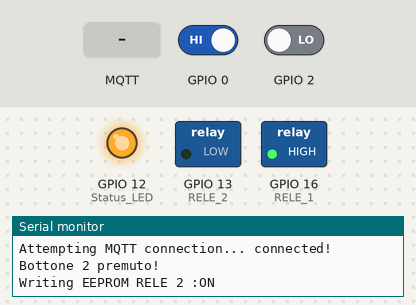
A sketch run on a simulated ESP8266 (NodeMCU). Shown: switched loads named in the sketch (green lamp = pin HIGH), output pins drawn as LEDs (lit = HIGH), the last lines printed to the serial monitor. The test bench sets the inputs (shaded band); at power-on: GPIO 2 LOW, GPIO 0 HIGH. WiFi joins after 1.5 s; servers stay silent unless stated; uploads are accepted with an empty reply; EEPROM starts erased; no MQTT or app messages arrive unless stated; names the files do not define were given values by the test bench: MQTT_port = 1883.

Above: at 3.1 s.
3.2 s: GPIO 2 driven HIGH
At 3.7 s:
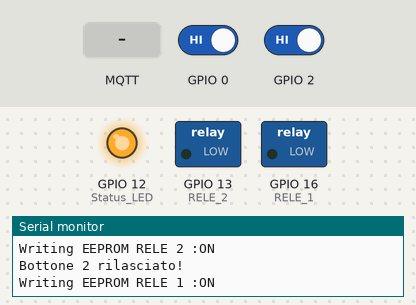
4.7 s: GPIO 2 driven LOW
At 5.5 s:
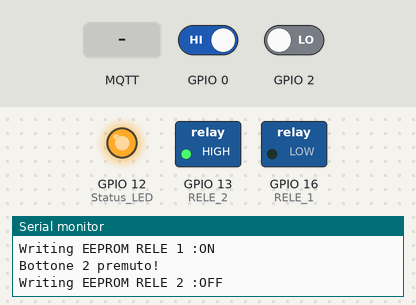
6.3 s: MQTT message "1" arrives on the first subscribed topic
7.8 s: MQTT message "o" arrives on the first subscribed topic
9.3 s: GPIO 0 driven LOW
At 10.2 s:
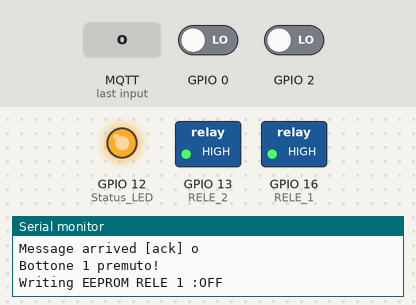
10.9 s: GPIO 0 driven HIGH
At 11.9 s:
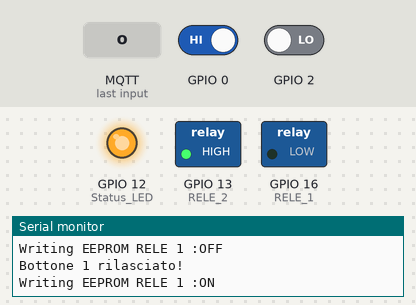
Timing chart, 0 to 13.4 s (numbered marks = the images above; inputs shaded):
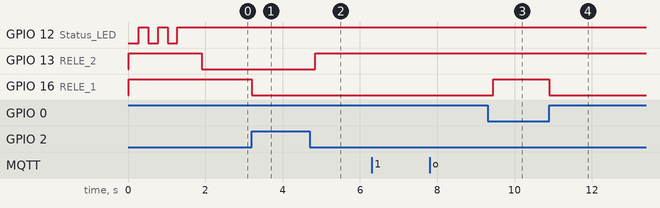

The sketch:

SmartHome_interruttore.ino
```cpp
/*
  SmartHome interruttore V 1.0

  Comandi da inviare al topic "Interruttore_Topic":
  1on           -> comando ON 1
  1off          -> comando OFF 1
  2on           -> comando ON 2
  2off          -> comando OFF 2
  stato         -> restituisce sul topic ACK lo stato dei relè
  reset         -> pulisce la memoria EEPROM e resetta l'ESC
*/

#include <ESP8266WiFi.h>
#include <PubSubClient.h>
#include <TPush.h>
#include <EEPROM.h>

// MQTT server
const char* ssid          = "WIFI SSID";          // WIFI SSID
const char* password      = "WIFI password";      // WIFI password
const char* mqtt_server   = "MQTT server";        // MQTT server
const char* mqtt_user     = "MQTT user";          // MQTT user
const char* mqtt_password = "MQTT password";      // MQTT password
const int   mqtt_port     =  MQTT_port;           // MQTT port

// DEBUG
#define DEBUG                                     // Commentare questa riga per disabilitare il SERIAL DEBUG

// HARDWARE
//#define ESP01                                     // Commentare l'hardware non corrente
#define NODEMCU                                   // Commentare l'hardware non corrente
//#define ELECTRODRAGON                             // Commentare l'hardware non corrente

// Tipo nodo
#define TIPO_NODO         "INT"                   // "TAP"->tapparella "TEM"->temperatura "INT"->interruttore

// MQTT topic
#define Interruttore_Topic  "interruttore_1"        // Interruttore_Topic
#define ACK_Topic           "ack"                 // ACK_Topic

// TEMPI
#define MAX_RET_WIFI                20            // Indica per quante volte ritenta di connettersi al WIFI
#define MAX_RET_MQTT                3             // Indica per quante volte ritenta di connettersi al server MQTT
#define TEMPO_REFRESH_CONNESSIONE   60000         // Indica il timeout di refresh della connessione (60000=1 min.)
#define TEMPO_CLICK_ON              150           // Indica il tempo minimo di pressione bottone
#define TEMPO_CLICK_OFF             100           // Indica il tempo minimo di rilascio bottone
#define TEMPO_RELE                  200           // Indica il tempo tra una commutazione RELE e la successiva

// GPIO
#if defined(ESP01)
#define Flag_inversione_RELE        1             // Inversione del segnale di uscita RELE       (0=normale - 1=invertito)
#define Flag_inversione_Status_LED  1             // Inversione del segnale di uscita Status_LED (0=normale - 1=invertito)
#define Status_LED                  4             // BUILTIN_LED : nodemcu->GPIO16 - ESP01->GPIO1(TX)
#define RELE_1                      0             // RELE 1
#define RELE_2                      2             // RELE 2
#define BOTTONE_1                   1             // Pulsante 1
#define BOTTONE_2                   3             // Pulsante 2
#endif
#if defined(NODEMCU)
#define Flag_inversione_RELE        1             // Inversione del segnale di uscita RELE       (0=normale - 1=invertito)
#define Flag_inversione_Status_LED  0             // Inversione del segnale di uscita Status_LED (0=normale - 1=invertito)
#define Status_LED                  12            // BUILTIN_LED : nodemcu->GPIO16 - ESP01->GPIO1(TX)
#define RELE_1                      16            // RELE 1
#define RELE_2                      13            // RELE 2
#define BOTTONE_1                   0             // Pulsante 1
#define BOTTONE_2                   2             // Pulsante 2
#endif
#if defined(ELECTRODRAGON)
#define Flag_inversione_RELE        1             // Inversione del segnale di uscita RELE       (0=normale - 1=invertito)
#define Flag_inversione_Status_LED  1             // Inversione del segnale di uscita Status_LED (0=normale - 1=invertito)
#define Status_LED                  16            // BUILTIN_LED : nodemcu->GPIO16 - ESP01->GPIO1(TX)
#define RELE_1                      12            // RELE 1
#define RELE_2                      13            // RELE 2
#define BOTTONE_1                   0             // Pulsante 1
#define BOTTONE_2                   2             // Pulsante 2
#endif

// VARIABILI
uint8_t       mac[6];                             // MAC ADDRESS
long          TEMPO_MAX = 10000;                  // Indica per quanto tempo la tapparella può restare in azione (in millisecondi)
int           t = 0;                              // Usata per intercettare il rilascio del pulsante

WiFiClient espClient;
PubSubClient client(espClient);
TPush Bottone1, Bottone2, TIMER;

void setup() {
#if defined(DEBUG)
  Serial.begin(115200);
#endif
  Serial.println();
  Serial.println(" ***** SmartHome interruttore *****");
  Serial.println("Status_LED = GPIO" + String(Status_LED));
  Serial.println("RELE 1     = GPIO" + String(RELE_1));
  Serial.println("RELE 2     = GPIO" + String(RELE_2));
  Serial.println("BOTTONE 1  = GPIO" + String(BOTTONE_1));
  Serial.println("BOTTONE 2  = GPIO" + String(BOTTONE_2));

  // Inizializza EEPROM
  EEPROM.begin(512);
  delay(10);

  // Inizializza Status_LED
  pinMode(Status_LED, OUTPUT);
  digitalWrite(Status_LED, 0 ^ Flag_inversione_Status_LED);

  // Inizializza GPIO
  pinMode(RELE_1, OUTPUT);
  digitalWrite(RELE_1, EEPROM_read_rele1() ^ Flag_inversione_RELE);
  pinMode(RELE_2, OUTPUT);
  digitalWrite(RELE_2, EEPROM_read_rele2() ^ Flag_inversione_RELE);
  Bottone1.setUp(BOTTONE_1, LOW);
  Bottone2.setUp(BOTTONE_2, LOW);

  // Inizializza connessioni
  client.setServer(mqtt_server, mqtt_port);
  client.setCallback(callback);
  setup_wifi();
  reconnect();

}

void setup_wifi() {
  int i = 0;
  delay(10);
  Serial.print("Connecting to ");
  Serial.print(ssid);
  Serial.print(" ");
  WiFi.mode(WIFI_STA);
  WiFi.begin(ssid, password);
  while ((WiFi.status() != WL_CONNECTED) and i < MAX_RET_WIFI) {
    ++i;
    Serial.print(".");
    digitalWrite(Status_LED, 0 ^ Flag_inversione_Status_LED);
    delay(250);
    digitalWrite(Status_LED, 1 ^ Flag_inversione_Status_LED);
    delay(250);
  }
  if (WiFi.status() != WL_CONNECTED) {
    Serial.println("  NOT connected!");
  }
  else {
    Serial.println("  connected!");
  }
  Serial.print("Local  IP   : ");
  Serial.println(WiFi.localIP());
  //  Serial.print("SoftAP IP   : ");
  //  Serial.println(WiFi.softAPIP());
  Serial.print("MAC address : ");
  WiFi.macAddress(mac);
  Serial.println(macToStr(mac));
  digitalWrite(Status_LED, 1 ^ Flag_inversione_Status_LED);
}

void reconnect() {
  int i = 0;
  String clientName = "ESP8266Client-";
  clientName += macToStr(mac);
  while (!client.connected() and i < MAX_RET_MQTT) {
    ++i;
    Serial.print("MQTT Client : ");
    Serial.println(clientName);
    Serial.print("Attempting MQTT connection... ");
    if (client.connect(string2char(clientName), mqtt_user, mqtt_password)) {
      Serial.println("connected!");
      String payload = macToStr(mac);
      payload += " start at ";
      payload += getTime();
      client.publish(ACK_Topic, (char*) payload.c_str());     // Pubblica su ACK_Topic -> MAC + " start at " + time
      delay(50);
      Send_ACK();
      client.subscribe(ACK_Topic);                            // Sottoscrivi ACK_Topic
      client.subscribe(Interruttore_Topic);                     // Sottoscrivi Interruttore_Topic
    }
    else {
      Serial.print("failed, rc = ");
      Serial.println(client.state());
    }
  }
}

void Send_ACK() {
  String payload = macToStr(mac);
  payload += " alive! ";
  payload += TIPO_NODO;
  payload += " ";
  payload += Interruttore_Topic;
  client.publish(ACK_Topic, (char*) payload.c_str());     // Pubblica su ACK_Topic -> MAC + " alive! " TIPO_NODO + " " + Interruttore_Topic
}

void callback(char* topic, byte* message, unsigned int length) {
  Serial.print("Message arrived [");
  Serial.print(topic);
  Serial.print("] ");
  for (int i = 0; i < length; i++) {
    Serial.print((char)message[i]);
  }
  Serial.println();
  digitalWrite(Status_LED, 0 ^ Flag_inversione_Status_LED);
  String payload;
  if (String(topic) == Interruttore_Topic) {                                              // se arriva il comando sul topic "Interruttore_Topic"
    if ((char)message[0] == '1' & (char)message[1] == 'o' & (char)message[2] == 'n') {    // Topic "interruttore" = "1on"
      digitalWrite(RELE_1, 1 ^ Flag_inversione_RELE);                                     // Accendo il RELE 1
      delay(TEMPO_RELE);                                                                  // Aspetto
      EEPROM_write_rele1();
    }
    if ((char)message[0] == '1' & (char)message[1] == 'o' & (char)message[2] == 'f' &
        (char)message[3] == 'f') {                                                        // Topic "interruttore" = "1off"
      digitalWrite(RELE_1, 0 ^ Flag_inversione_RELE);                                     // Spengo il RELE 1
      delay(TEMPO_RELE);                                                                  // Aspetto
      EEPROM_write_rele1();
    }
    if ((char)message[0] == '2' & (char)message[1] == 'o' & (char)message[2] == 'n') {    // Topic "interruttore" = "2on"
      digitalWrite(RELE_2, 1 ^ Flag_inversione_RELE);                                     // Accendo il RELE 2
      delay(TEMPO_RELE);                                                                  // Aspetto
      EEPROM_write_rele2();
    }
    if ((char)message[0] == '2' & (char)message[1] == 'o' & (char)message[2] == 'f' &
        (char)message[3] == 'f') {                                                        // Topic "interruttore" = "2off"
      digitalWrite(RELE_2, 0 ^ Flag_inversione_RELE);                                     // Spengo il RELE 2
      delay(TEMPO_RELE);                                                                  // Aspetto
      EEPROM_write_rele2();
    }

    if ((char)message[0] == 's' & (char)message[1] == 't' & (char)message[2] == 'a' &
        (char)message[3] == 't' & (char)message[4] == 'o' ) {                             // Topic "interruttore" = "stato"
      payload = macToStr(mac);
      payload += " RELE1=";
      if (digitalRead(RELE_1) ^ Flag_inversione_RELE == true ) payload += "ON";
      if (digitalRead(RELE_1) ^ Flag_inversione_RELE == false ) payload += "OFF";
      payload += " RELE2=";
      if (digitalRead(RELE_2) ^ Flag_inversione_RELE == true ) payload += "ON";
      if (digitalRead(RELE_2) ^ Flag_inversione_RELE == false) payload += "OFF";
      client.publish(ACK_Topic, (char*) payload.c_str());
      delay(100);
    }
    if ((char)message[0] == 'r' & (char)message[1] == 'e' & (char)message[2] == 's' &
        (char)message[3] == 'e' & (char)message[4] == 't' ) {                             // Topic "interruttore" = "reset"
      EEPROM_clear_reset();
    }
  }
  if (String(topic) == ACK_Topic) {                                                       // se arriva il comando sul topic "ACK"
    if ((char)message[0] == 'a' & (char)message[1] == 'c' & (char)message[2] == 'k' ) {   // Topic "ack" = "ack"
      Send_ACK();
      delay(100);
    }
  }
  digitalWrite(Status_LED, 1 ^ Flag_inversione_Status_LED);
}

void loop() {
  if (TIMER.Wait(TEMPO_REFRESH_CONNESSIONE)) {
    Serial.println("Timer -> check connections");
    if (WiFi.status() != WL_CONNECTED) {
      setup_wifi();
    }
    if (!client.connected()) {
      reconnect();
    }
  }
  if (Bottone1.Click(TEMPO_CLICK_ON)) {                                // Bottone 1 premuto!
    Serial.println("Bottone 1 premuto!");
    digitalWrite(RELE_1, digitalRead(RELE_1) ^ Flag_inversione_RELE);
    EEPROM_write_rele1();
    delay(TEMPO_RELE);
  }
  if (Bottone2.Click(TEMPO_CLICK_ON)) {                                // Bottone 2 premuto!
    Serial.println("Bottone 2 premuto!");
    digitalWrite(RELE_2, digitalRead(RELE_2) ^ Flag_inversione_RELE);
    EEPROM_write_rele2();
    delay(TEMPO_RELE);
  }
  if (t = Bottone1.Keep(TEMPO_CLICK_OFF)) {                            // Bottone 1 rilasciato!
    Serial.println("Bottone 1 rilasciato!");
    digitalWrite(RELE_1, digitalRead(RELE_1) ^ Flag_inversione_RELE);
    EEPROM_write_rele1();
    delay(TEMPO_RELE);
  }
  if (t = Bottone2.Keep(TEMPO_CLICK_OFF)) {                           // Bottone 2 rilasciato!
    Serial.println("Bottone 2 rilasciato!");
    digitalWrite(RELE_1, digitalRead(RELE_1) ^ Flag_inversione_RELE);
    EEPROM_write_rele1();
    delay(TEMPO_RELE);
  }
  client.loop();
}

/*
  int eepromReadInt(int address) {
  int value = 0x0000;
  value = value | (EEPROM.read(address) << 8);
  value = value | EEPROM.read(address + 1);
  return value;
  }
  void eepromWriteInt(int address, int value) {
  EEPROM.write(address, (value >> 8) & 0xFF );
  EEPROM.write(address + 1, value & 0xFF);
  }

*/
int EEPROM_read_rele1() {                                              // Leggo dalla EEPROM RELE 1
  int tmp;
  long address = 20;
  Serial.print("Reading EEPROM RELE 1 : ");
  tmp = eepromReadInt(address);
  if (tmp != 0 && tmp != 1) tmp = 0;
  if (tmp == 1) Serial.println("ON");
  if (tmp == 0) Serial.println("OFF");
  return tmp;
}

void EEPROM_write_rele1() {                                              // Scrivo sulla EEPROM RELE 1
  long address = 20;
  Serial.print("Writing EEPROM RELE 1 :");
  if (digitalRead(RELE_1) ^ Flag_inversione_RELE == true ) {
    int tmp = 1;
    eepromWriteInt(address, tmp );
    Serial.println("ON");
  }
  if (digitalRead(RELE_1) ^ Flag_inversione_RELE == false) {
    int tmp = 0;
    eepromWriteInt(address,  tmp );
    Serial.println("OFF");
  }
  EEPROM.commit();
}

int EEPROM_read_rele2() {                                              // Leggo dalla EEPROM RELE 2
  int tmp;
  int address = 22;
  Serial.print("Reading EEPROM RELE 2 : ");
  tmp = eepromReadInt(address);
  if (tmp != 0 && tmp != 1) tmp = 0;
  if (tmp == 1) Serial.println("ON");
  if (tmp == 0) Serial.println("OFF");
  return tmp;
}

void EEPROM_write_rele2() {                                              // Scrivo sulla EEPROM RELE 2
  int address = 22;
  Serial.print("Writing EEPROM RELE 2 :");
  if (digitalRead(RELE_2) ^ Flag_inversione_RELE == true) {
    int tmp = 1;
    eepromWriteInt(address,  tmp );
    Serial.println("ON");
  }
  if (digitalRead(RELE_2) ^ Flag_inversione_RELE == false) {
    int tmp = 0;
    eepromWriteInt(address,  tmp );
    Serial.println("OFF");
  }
  EEPROM.commit();
}

void EEPROM_clear_reset() {                                              // Cancello la EEPROM e resetto l'ESP
  EEPROM.begin(512);
  // write a 0 to all 512 bytes of the EEPROM
  Serial.print("EEPROM clear:");
  for (int i = 0; i < 512; i++) {
    EEPROM.write(i, 0);
    Serial.print(".");
  }
  Serial.println();
  Serial.println("EEPROM CLEARED!");
  EEPROM.end();
  Serial.println("RESET!");
  ESP.restart();
}

String macToStr(const uint8_t* mac)
{
  String result;
  for (int i = 0; i < 6; ++i) {
    if (mac[i] < char(16)) result += "0";
    result += String(mac[i], 16);
    //    if (i < 5)
    //      result += ':';
  }
  return result;
}

char* string2char(String command) {
  if (command.length() != 0) {
    char *p = const_cast<char*>(command.c_str());
    return p;
  }
}

String getTime() {
  WiFiClient client;
  while (!!!client.connect("google.com", 80)) {
    Serial.println("connection failed, retrying...");
  }
  client.print("HEAD / HTTP/1.1\r\n\r\n");
  while (!!!client.available()) {
    yield();
  }
  while (client.available()) {
    if (client.read() == '\n') {
      if (client.read() == 'D') {
        if (client.read() == 'a') {
          if (client.read() == 't') {
            if (client.read() == 'e') {
              if (client.read() == ':') {
                client.read();
                String theDate = client.readStringUntil('\r');
                client.stop();
                return theDate;
              }
            }
          }
        }
      }
    }
  }
}
int eepromReadInt(int address) {
  int value = 0x0000;
  value = value | (EEPROM.read(address) << 8);
  value = value | EEPROM.read(address + 1);
  return value;
}
void eepromWriteInt(int address, int value) {
  EEPROM.write(address, (value >> 8) & 0xFF );
  EEPROM.write(address + 1, value & 0xFF);
}
```

Measured:
- after the input at 3.2 s, GPIO 16 (RELE_1): HIGH → LOW at once
- after the input at 4.7 s, GPIO 13 (RELE_2): LOW → HIGH after 0.15 s
- after the input at 9.3 s, GPIO 16 (RELE_1): LOW → HIGH after 0.15 s
- after the input at 10.9 s, GPIO 16 (RELE_1): HIGH → LOW at once
